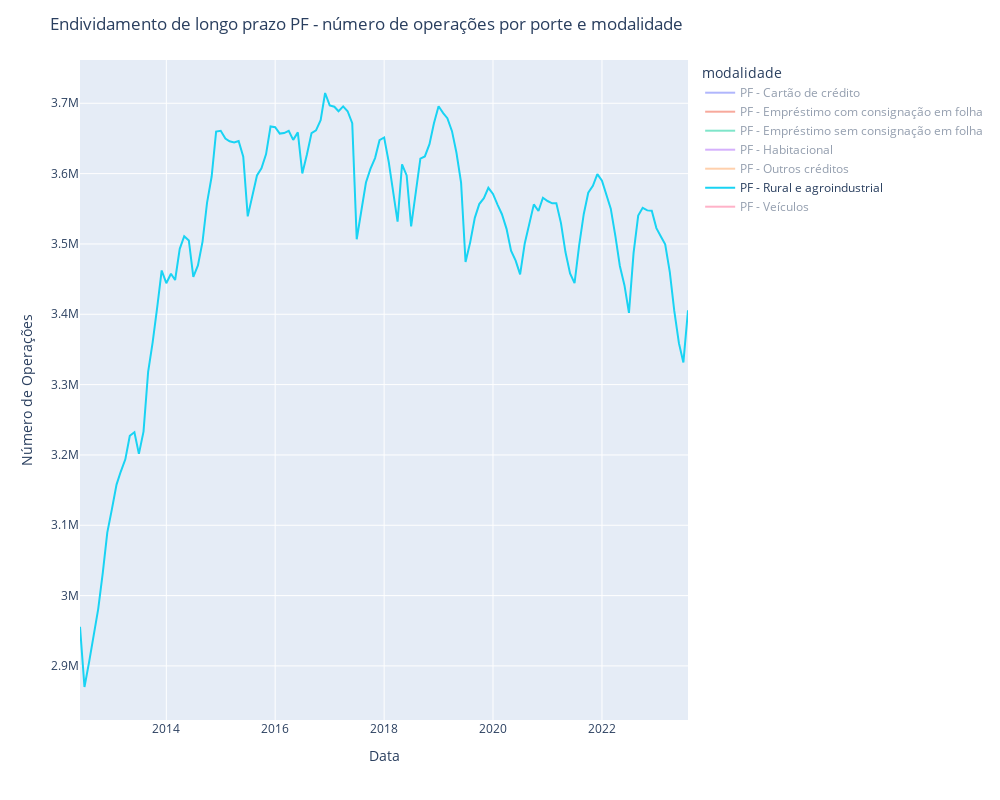

Write notebook code for a chart like this one.
### Code cell
fig = px.line(df_agrupado_noperacoes, 
             x='data_base',
             y='numero_de_operacoes', 
             color='modalidade')

fig.update_layout(title_text='Endividamento de longo prazo PF - número de operações por porte e modalidade',
             xaxis_title='Data',
             yaxis_title='Número de Operações',
             height=800, 
             width=1000)

fig.show()

### Figure 1 — Plotly figure (JSON) as saved in the notebook; plotly's stock layout.template omitted (floating-point values rounded to 4 significant figures; data arrays with more than 128 entries replaced by an {"elided": "..."} marker saying what was removed)
{"data": [{"hovertemplate": "modalidade=PF - Cartão de crédito<br>data_base=%{x}<br>numero_de_operacoes=%{y}<extra></extra>", "legendgroup": "PF - Cartão de crédito", "line": {"color": "#636efa", "dash": "solid"}, "marker": {"symbol": "circle"}, "mode": "lines", "name": "PF - Cartão de crédito", "orientation": "v", "showlegend": true, "type": "scatter", "visible": "legendonly", "x": {"elided": "135 str values"}, "xaxis": "x", "y": {"elided": "135 int values"}, "yaxis": "y"}, {"hovertemplate": "modalidade=PF - Empréstimo com consignação em folha<br>data_base=%{x}<br>numero_de_operacoes=%{y}<extra></extra>", "legendgroup": "PF - Empréstimo com consignação em folha", "line": {"color": "#EF553B", "dash": "solid"}, "marker": {"symbol": "circle"}, "mode": "lines", "name": "PF - Empréstimo com consignação em folha", "orientation": "v", "showlegend": true, "type": "scatter", "visible": "legendonly", "x": {"elided": "135 str values"}, "xaxis": "x", "y": {"elided": "135 int values"}, "yaxis": "y"}, {"hovertemplate": "modalidade=PF - Empréstimo sem consignação em folha<br>data_base=%{x}<br>numero_de_operacoes=%{y}<extra></extra>", "legendgroup": "PF - Empréstimo sem consignação em folha", "line": {"color": "#00cc96", "dash": "solid"}, "marker": {"symbol": "circle"}, "mode": "lines", "name": "PF - Empréstimo sem consignação em folha", "orientation": "v", "showlegend": true, "type": "scatter", "visible": "legendonly", "x": {"elided": "135 str values"}, "xaxis": "x", "y": {"elided": "135 int values"}, "yaxis": "y"}, {"hovertemplate": "modalidade=PF - Habitacional<br>data_base=%{x}<br>numero_de_operacoes=%{y}<extra></extra>", "legendgroup": "PF - Habitacional", "line": {"color": "#ab63fa", "dash": "solid"}, "marker": {"symbol": "circle"}, "mode": "lines", "name": "PF - Habitacional", "orientation": "v", "showlegend": true, "type": "scatter", "visible": "legendonly", "x": {"elided": "135 str values"}, "xaxis": "x", "y": {"elided": "135 int values"}, "yaxis": "y"}, {"hovertemplate": "modalidade=PF - Outros créditos<br>data_base=%{x}<br>numero_de_operacoes=%{y}<extra></extra>", "legendgroup": "PF - Outros créditos", "line": {"color": "#FFA15A", "dash": "solid"}, "marker": {"symbol": "circle"}, "mode": "lines", "name": "PF - Outros créditos", "orientation": "v", "showlegend": true, "type": "scatter", "visible": "legendonly", "x": {"elided": "135 str values"}, "xaxis": "x", "y": {"elided": "135 int values"}, "yaxis": "y"}, {"hovertemplate": "modalidade=PF - Rural e agroindustrial<br>data_base=%{x}<br>numero_de_operacoes=%{y}<extra></extra>", "legendgroup": "PF - Rural e agroindustrial", "line": {"color": "#19d3f3", "dash": "solid"}, "marker": {"symbol": "circle"}, "mode": "lines", "name": "PF - Rural e agroindustrial", "orientation": "v", "showlegend": true, "type": "scatter", "visible": true, "x": {"elided": "135 str values"}, "xaxis": "x", "y": {"elided": "135 int values"}, "yaxis": "y"}, {"hovertemplate": "modalidade=PF - Veículos<br>data_base=%{x}<br>numero_de_operacoes=%{y}<extra></extra>", "legendgroup": "PF - Veículos", "line": {"color": "#FF6692", "dash": "solid"}, "marker": {"symbol": "circle"}, "mode": "lines", "name": "PF - Veículos", "orientation": "v", "showlegend": true, "type": "scatter", "visible": "legendonly", "x": {"elided": "135 str values"}, "xaxis": "x", "y": {"elided": "135 int values"}, "yaxis": "y"}], "layout": {"height": 800, "legend": {"title": {"text": "modalidade"}, "tracegroupgap": 0}, "margin": {"t": 60}, "title": {"text": "Endividamento de longo prazo PF - número de operações por porte e modalidade"}, "width": 1000, "xaxis": {"anchor": "y", "autorange": true, "domain": [0, 1], "range": ["2012-06-01", "2023-08-01"], "title": {"text": "Data"}, "type": "date"}, "yaxis": {"anchor": "x", "autorange": true, "domain": [0, 1], "range": [2823000.0, 3762000.0], "title": {"text": "Número de Operações"}, "type": "linear"}}}
